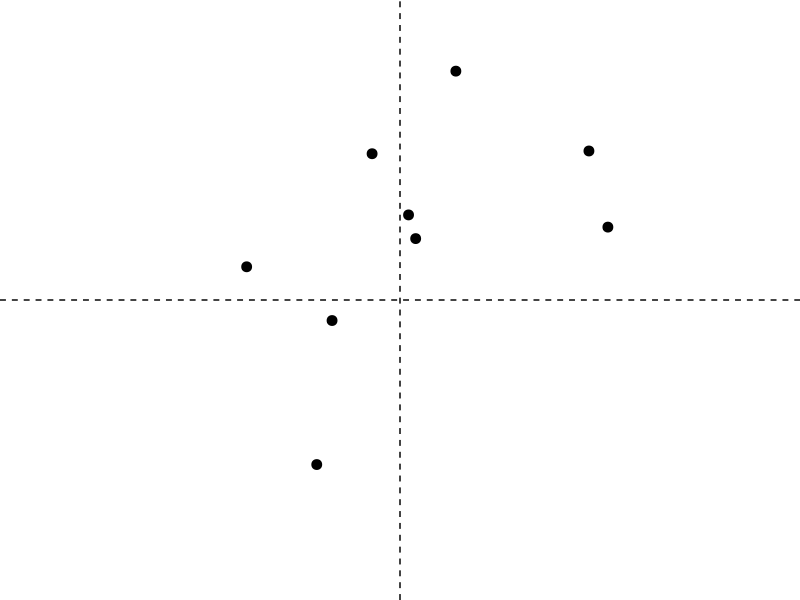
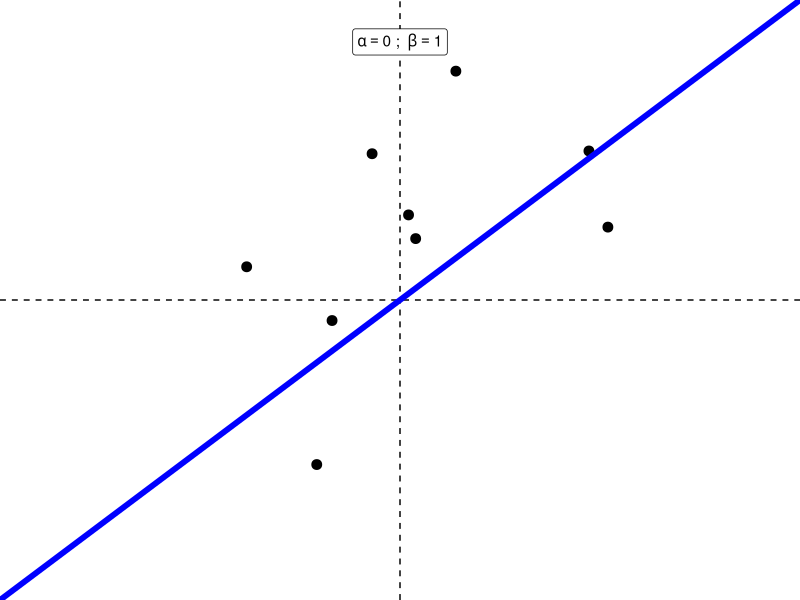
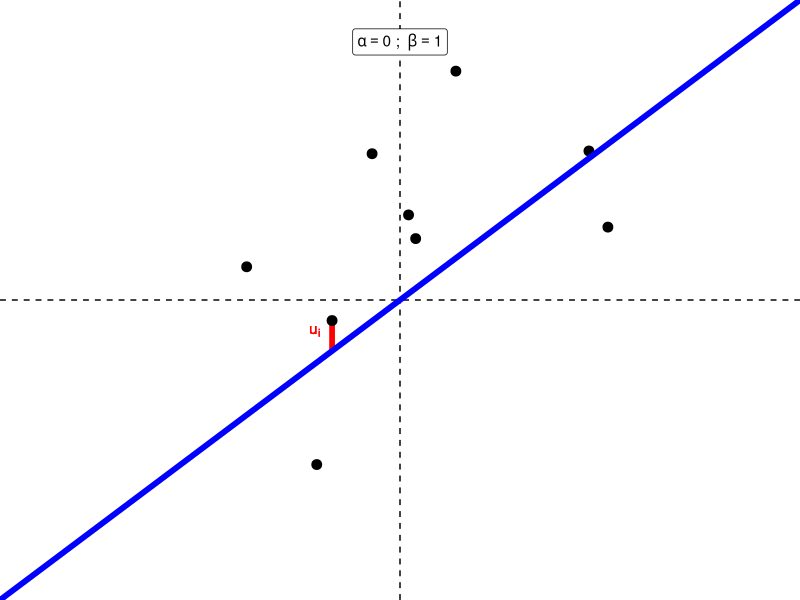
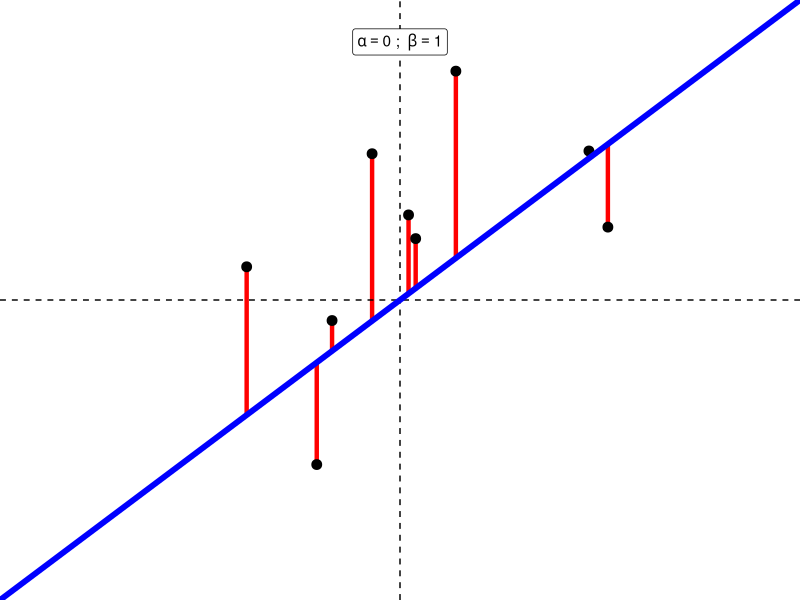
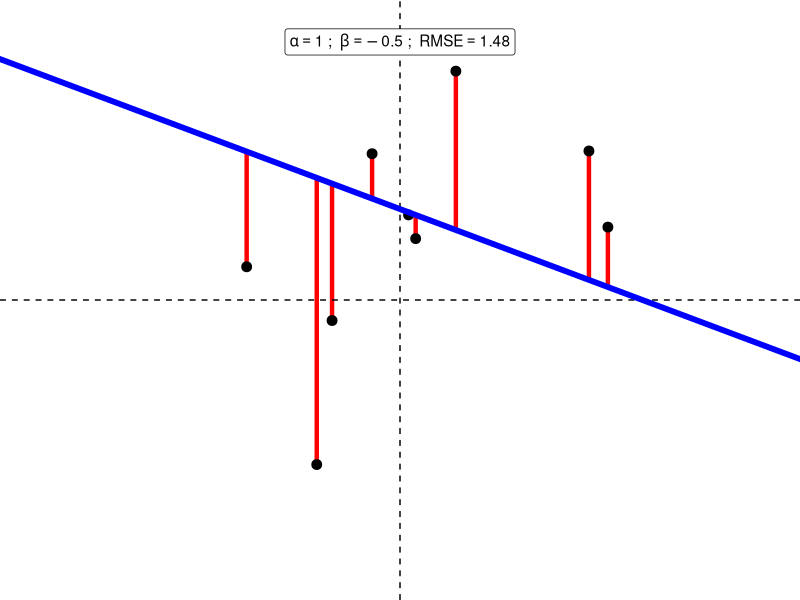
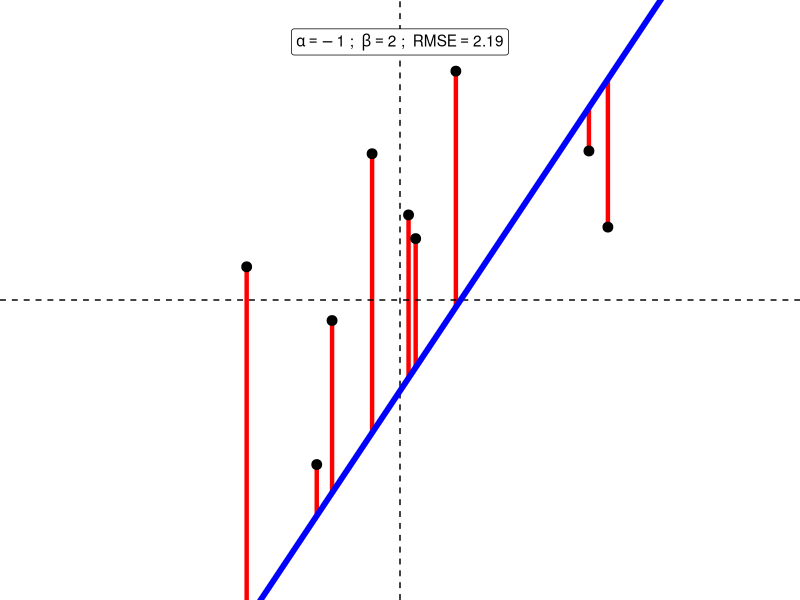
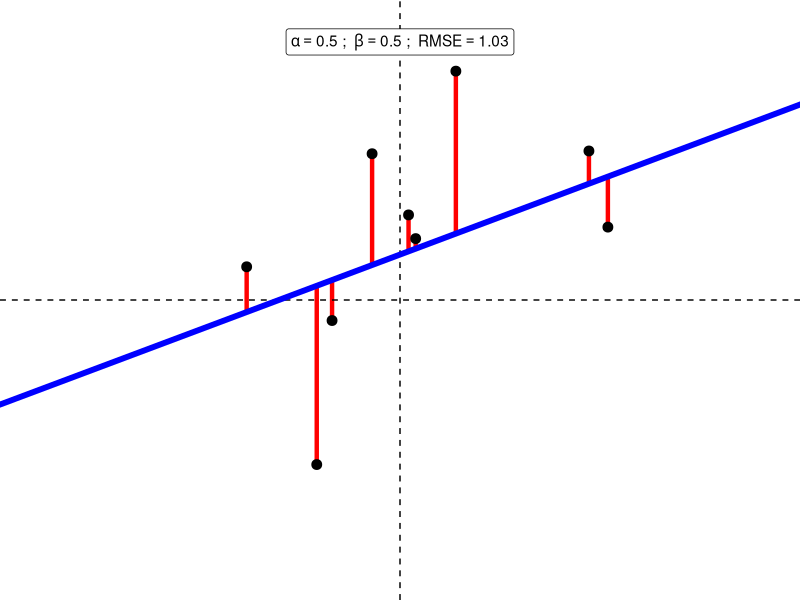

Reproduce these figures in R, in order. (Note: this script raises an error after producing the figures.)
## ---- chunk 1
set.seed(123)
options(width=60)
knitr::opts_chunk$set(fig.align='center',fig.width=9,fig.height=5)
def.chunk.hook  <- knitr::knit_hooks$get("chunk")
knitr::knit_hooks$set(chunk = function(x, options) {
  x <- def.chunk.hook(x, options)
  ifelse(options$size != "normalsize", paste0("\n \\", options$size,"\n\n", x, "\n\n \\normalsize"), x)
})
## ---- chunk 2
set.seed(123)
require(tidyverse)

X <- rnorm(9)
Y <- .5 + .5*X + rnorm(9)
p <- data.frame(X = X,Y = Y) %>%
  ggplot(aes(x = X,y = Y)) + 
  geom_point(size = 3) + 
  geom_vline(xintercept = 0,linetype = 'dashed') + 
  geom_hline(yintercept = 0,linetype = 'dashed') + 
  theme_void() + 
  lims(x = c(-3,3),y = c(-3,3))

ggsave(plot = p,filename = paste0('./scaffolding/regPlotFirst_0.png'),device = 'png',width = 4,height = 4)
## ---- chunk 3
p <- data.frame(X = X,Y = Y) %>%
  ggplot(aes(x = X,y = Y)) + 
  geom_point(size = 3) + 
  geom_vline(xintercept = 0,linetype = 'dashed') + 
  geom_hline(yintercept = 0,linetype = 'dashed') + 
  theme_void() +
  geom_abline(intercept = 0,slope = 1,color = 'blue',size = 2) + 
  lims(x = c(-3,3),y = c(-3,3)) + 
  # annotate(geom = 'rect',xmin = -.5,ymin = .5,xmax = .5,ymax = 1) + 
  annotate(geom = 'label',x = 0,y = Inf,label = list(bquote(alpha==0~'; '~beta==1)),vjust = 2.1,parse = T)
ggsave(plot = p,filename = paste0('./figs/regPlotFirst_1.png'),device = 'png',width = 4,height = 4)
## ---- chunk 4
p <- data.frame(X = X,Y = Y) %>%
  ggplot(aes(x = X,y = Y)) + 
  geom_segment(x = X[1],y = Y[1],xend = X[1],yend = X[1],color = 'red',size = 1.5) + 
  geom_point(size = 3) + 
  geom_vline(xintercept = 0,linetype = 'dashed') + 
  geom_hline(yintercept = 0,linetype = 'dashed') + 
  theme_void() + 
  geom_abline(intercept = 0,slope = 1,color = 'blue',size = 2) + 
  annotate(geom = 'text',x = X[1],y = Y[1],hjust = 2.1,vjust = 1.5,label = bquote(u[i]),color = 'red') + 
  lims(x = c(-3,3),y = c(-3,3)) + 
    annotate(geom = 'label',x = 0,y = Inf,label = list(bquote(alpha==0~'; '~beta==1)),vjust = 2.1,parse = T)
ggsave(plot = p,filename = paste0('./figs/regPlotFirst_2.png'),device = 'png',width = 4,height = 4)
## ---- chunk 5
RMSE <- sqrt(mean((Y - (X*1 + 0))^2))
p <- data.frame(X = X,Y = Y) %>%
  ggplot(aes(x = X,y = Y)) + 
  geom_segment(x = X,y = Y,xend = X,yend = X,color = 'red',size = 1.5) + 
  geom_point(size = 3) + 
  geom_vline(xintercept = 0,linetype = 'dashed') + 
  geom_hline(yintercept = 0,linetype = 'dashed') + 
  theme_void() + 
  geom_abline(intercept = 0,slope = 1,color = 'blue',size = 2) + 
  lims(x = c(-3,3),y = c(-3,3)) + 
  annotate(geom = 'label',x = 0,y = Inf,label = list(bquote(alpha==0~'; '~beta==1)),vjust = 2.1,parse = T)
ggsave(plot = p,filename = paste0('./figs/regPlotFirst_3.png'),device = 'png',width = 4,height = 4)
## ---- chunk 6
a <- 1
b <- -.5
RMSE <- sqrt(mean((Y - (X*b + a))^2))
p <- data.frame(X = X,Y = Y) %>%
  ggplot(aes(x = X,y = Y)) + 
  geom_segment(x = X,y = Y,xend = X,yend = X*b+a,color = 'red',size = 1.5) + 
  geom_point(size = 3) + 
  geom_vline(xintercept = 0,linetype = 'dashed') + 
  geom_hline(yintercept = 0,linetype = 'dashed') + 
  theme_void() + 
  geom_abline(intercept = a,slope = b,color = 'blue',size = 2) + 
  lims(x = c(-3,3),y = c(-3,3)) + 
  annotate(geom = 'label',x = 0,y = Inf,label = list(bquote(alpha==.(a)~'; '~beta==.(b)~'; '~RMSE==.(round(RMSE,2)))),vjust = 2.1,parse = T)
ggsave(plot = p,filename = paste0('./figs/regPlotFirst_4.png'),device = 'png',width = 4,height = 4)
## ---- chunk 7
a <- -1
b <- 2
RMSE <- sqrt(mean((Y - (X*b + a))^2))
p <- data.frame(X = X,Y = Y) %>%
  ggplot(aes(x = X,y = Y)) + 
  geom_segment(x = X,y = Y,xend = X,yend = X*b+a,color = 'red',size = 1.5) + 
  geom_point(size = 3) + 
  geom_vline(xintercept = 0,linetype = 'dashed') + 
  geom_hline(yintercept = 0,linetype = 'dashed') + 
  theme_void() + 
  geom_abline(intercept = a,slope = b,color = 'blue',size = 2) + 
  lims(x = c(-3,3),y = c(-3,3)) + 
  annotate(geom = 'label',x = 0,y = Inf,label = list(bquote(alpha==.(a)~'; '~beta==.(b)~'; '~RMSE==.(round(RMSE,2)))),vjust = 2.1,parse = T)
ggsave(plot = p,filename = paste0('./figs/regPlotFirst_5.png'),device = 'png',width = 4,height = 4)
## ---- chunk 8
a <- .5
b <- .5
RMSE <- sqrt(mean((Y - (X*b + a))^2))
p <- data.frame(X = X,Y = Y) %>%
  ggplot(aes(x = X,y = Y)) + 
  geom_segment(x = X,y = Y,xend = X,yend = X*b+a,color = 'red',size = 1.5) + 
  geom_point(size = 3) + 
  geom_vline(xintercept = 0,linetype = 'dashed') + 
  geom_hline(yintercept = 0,linetype = 'dashed') + 
  theme_void() + 
  geom_abline(intercept = a,slope = b,color = 'blue',size = 2) + 
  lims(x = c(-3,3),y = c(-3,3)) + 
  annotate(geom = 'label',x = 0,y = Inf,label = list(bquote(alpha==.(a)~'; '~beta==.(b)~'; '~RMSE==.(round(RMSE,2)))),vjust = 2.1,parse = T)
ggsave(plot = p,filename = paste0('./figs/regPlotFirst_6.png'),device = 'png',width = 4,height = 4)
## ---- chunk 9
require(tidyverse)

debt <- read_rds('https://github.com/jbisbee1/DS1000_S2024/raw/main/data/sc_debt.Rds')

glimpse(debt)
## ---- chunk 10
summary(debt %>% select(sat_avg,md_earn_wne_p6))
## ---- chunk 11
debt %>%
  ggplot(aes(x = sat_avg)) + 
  geom_histogram()
## ---- chunk 12
debt %>%
  ggplot(aes(x = md_earn_wne_p6)) + 
  geom_histogram()
## ---- chunk 13
debt %>%
  ggplot(aes(x = sat_avg,y = md_earn_wne_p6)) + 
  geom_point()
## ---- chunk 14
debt %>%
  ggplot(aes(x = sat_avg,y = md_earn_wne_p6)) + 
  geom_point() + geom_smooth(method = 'lm',se = F)
## ---- chunk 15
toplot <- debt %>%
  mutate(hl = ifelse(unitid %in% c(100654,179265),'hl','none')) # Choosing two examples
p2 <- toplot %>%
  ggplot(aes(x = sat_avg, y = md_earn_wne_p6,color = hl,group = 1,alpha = hl)) + 
  geom_point(data = toplot %>% filter(hl == 'none')) + 
  geom_point(data = toplot %>% filter(hl == 'hl'),size =3) + 
  scale_alpha_manual(values = c(1,.3)) + 
  scale_color_manual(values = c('red','black')) + 
  geom_smooth(method = 'lm',se = F) + 
  theme(legend.position = 'none') + 
  labs(title = "Graduate Earnings and SAT Scores",
       subtitle = "By School",
       x = "Average SAT Score",
       y = "Median Earnings of Grads")
## ---- chunk 16
p2
## ---- chunk 17
p3 <- toplot %>%
  ggplot(aes(x = sat_avg, y = md_earn_wne_p6,color = hl,group = 1,alpha = hl)) + 
  geom_point(data = toplot %>% filter(hl == 'none')) + 
  geom_point(data = toplot %>% filter(hl == 'hl'),size =3) + 
  scale_alpha_manual(values = c(1,.3)) + 
  scale_color_manual(values = c('red','black')) + 
  geom_smooth(method = 'lm',se = F) + 
  annotate(geom = 'segment',
           x = toplot %>% filter(hl == 'hl') %>% .$sat_avg,
           y = toplot %>% filter(hl == 'hl') %>% .$md_earn_wne_p6,
           xend = toplot %>% filter(hl == 'hl') %>% .$sat_avg,
           yend = c(27500,41000),color = 'red',lwd = 1.2) + 
  theme(legend.position = 'none') + 
  labs(title = "Graduate Earnings and SAT Scores",
       subtitle = "By School",
       x = "Average SAT Score",
       y = "Median Earnings of Grads")
## ---- chunk 18
p3
## ---- chunk 19
p4 <- toplot %>%
  ggplot(aes(x = sat_avg, y = md_earn_wne_p6,color = hl,group = 1,alpha = hl)) + 
  geom_point(data = toplot %>% filter(hl == 'none')) + 
  geom_point(data = toplot %>% filter(hl == 'hl'),size =3) + 
  scale_alpha_manual(values = c(1,.3)) + 
  scale_color_manual(values = c('red','black')) + 
  geom_smooth(method = 'gam',se = F) + 
  annotate(geom = 'segment',
           x = toplot %>% filter(hl == 'hl') %>% .$sat_avg,
           y = toplot %>% filter(hl == 'hl') %>% .$md_earn_wne_p6,
           xend = toplot %>% filter(hl == 'hl') %>% .$sat_avg,
           yend = c(27500,41000),color = 'red',lwd = 1.2) + 
  theme(legend.position = 'none') + 
  labs(title = "Graduate Earnings and SAT Scores",
       subtitle = "By School",
       x = "Average SAT Score",
       y = "Median Earnings of Grads")

p5 <- toplot %>%
  ggplot(aes(x = sat_avg, y = md_earn_wne_p6,color = hl,group = 1,alpha = hl)) + 
  geom_point(data = toplot %>% filter(hl == 'none')) + 
  geom_point(data = toplot %>% filter(hl == 'hl'),size =3) + 
  scale_alpha_manual(values = c(1,.3)) + 
  scale_color_manual(values = c('red','black')) + 
  geom_smooth(method = 'loess',se = F,span = .1) + 
  annotate(geom = 'segment',
           x = toplot %>% filter(hl == 'hl') %>% .$sat_avg,
           y = toplot %>% filter(hl == 'hl') %>% .$md_earn_wne_p6,
           xend = toplot %>% filter(hl == 'hl') %>% .$sat_avg,
           yend = c(26500,43000),color = 'red',lwd = 1.2) + 
  theme(legend.position = 'none') + 
  labs(title = "Graduate Earnings and SAT Scores",
       subtitle = "By School",
       x = "Average SAT Score",
       y = "Median Earnings of Grads")

p6 <- toplot %>%
  ggplot(aes(x = sat_avg, y = md_earn_wne_p6,color = hl,group = 1,alpha = hl)) + 
  geom_point(data = toplot %>% filter(hl == 'none')) + 
  geom_point(data = toplot %>% filter(hl == 'hl'),size =3) + 
  scale_alpha_manual(values = c(1,.3)) + 
  scale_color_manual(values = c('red','black')) + 
  geom_smooth(method = 'loess',se = F,span = .025) + 
  annotate(geom = 'segment',
           x = toplot %>% filter(hl == 'hl') %>% .$sat_avg,
           y = toplot %>% filter(hl == 'hl') %>% .$md_earn_wne_p6,
           xend = toplot %>% filter(hl == 'hl') %>% .$sat_avg,
           yend = c(26500,43000),color = 'red',lwd = 1.2) + 
  theme(legend.position = 'none') + 
  labs(title = "Graduate Earnings and SAT Scores",
       subtitle = "By School",
       x = "Average SAT Score",
       y = "Median Earnings of Grads")

p7 <- toplot %>%
  ggplot(aes(x = sat_avg, y = md_earn_wne_p6,color = hl,group = 1,alpha = hl)) + 
  geom_point(data = toplot %>% filter(hl == 'none')) + 
  geom_point(data = toplot %>% filter(hl == 'hl'),size =3) + 
  scale_alpha_manual(values = c(1,.3)) + 
  scale_color_manual(values = c('red','black')) + 
  geom_line(color = 'black') + 
  theme(legend.position = 'none') + 
  labs(title = "Graduate Earnings and SAT Scores",
       subtitle = "By School",
       x = "Average SAT Score",
       y = "Median Earnings of Grads")
## ---- chunk 20
p4
## ---- chunk 21
p5
## ---- chunk 22
p6
## ---- chunk 23
p7
## ---- chunk 24
model_earn_sat <- lm(formula = md_earn_wne_p6 ~ sat_avg,data = debt)
## ---- chunk 25
summary(model_earn_sat)
## ---- chunk 26
summary(model_earn_sat)
